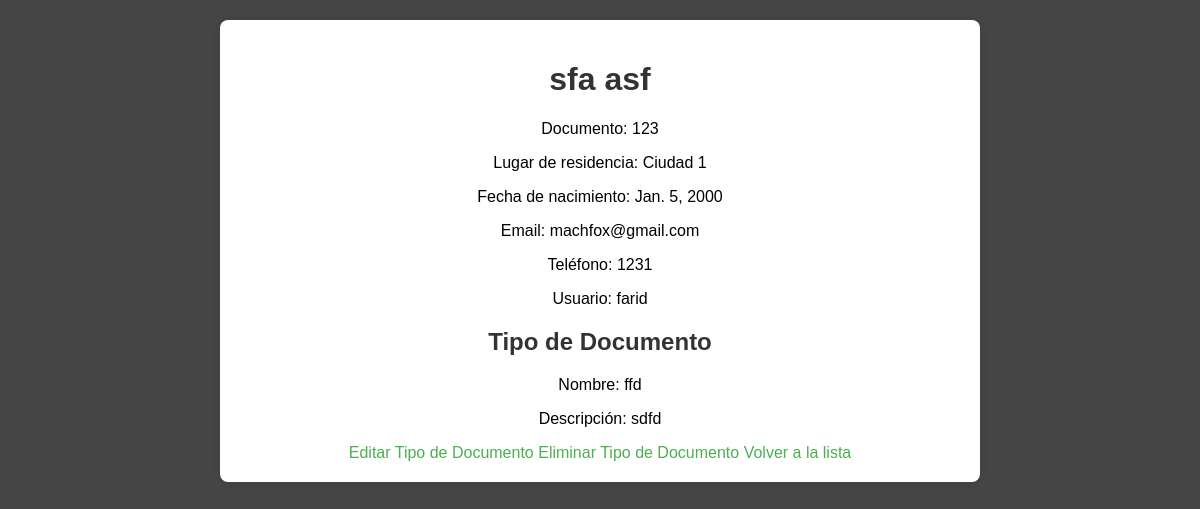
/main_app/persona/1/, run on an earlier commit of the app's database.
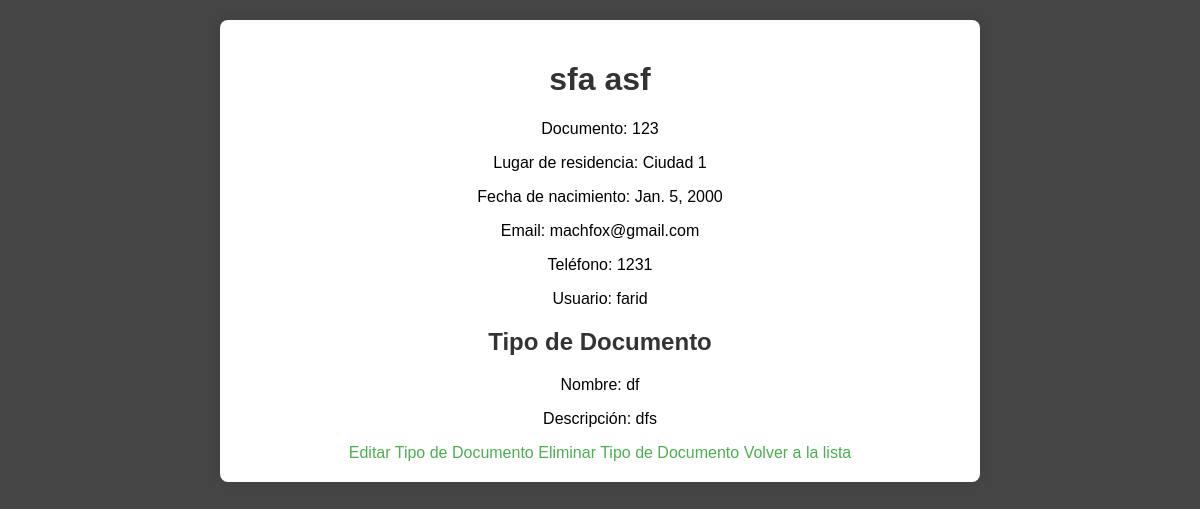
And on a later commit of the database.
### main_app/models.py (models this page shows, shortened)
class Persona(models.Model):
    nombres = models.CharField(max_length=100)
    apellidos = models.CharField(max_length=100)
    tipodocumento = models.ForeignKey(Tipodocumento, on_delete=models.CASCADE, null=True, blank=True)
    documento = models.CharField(max_length=20)
    lugarresidencia = models.ForeignKey(Ciudad, on_delete=models.CASCADE)
    fechanacimiento = models.DateField()
    email = models.EmailField()
    telefono = models.CharField(max_length=15)
    usuario = models.CharField(max_length=50)
    password = models.CharField(max_length=50)

class Ciudad(models.Model):
    nombre = models.CharField(max_length=100)
    descripcion = models.TextField()

class Tipodocumento(models.Model):
    nombre = models.CharField(max_length=100)
    descripcion = models.TextField()

### main_app/views.py (the view)
# urls.py: path('persona/<int:pk>/', views.persona_detail, name='persona_detail'),
def persona_detail(request, pk):
    persona = get_object_or_404(Persona, pk=pk)
    return render(request, 'main_app/persona_detail.html', {'persona': persona})

### main_app/templates/main_app/persona_detail.html
{% load static %}
<link rel="stylesheet" type="text/css" href="{% static 'main_app/styles.css' %}">
<div class="container">
    <h1>{{ persona.nombres }} {{ persona.apellidos }}</h1>
    <p>Documento: {{ persona.documento }}</p>
    <p>Lugar de residencia: {{ persona.lugarresidencia.nombre }}</p>
    <p>Fecha de nacimiento: {{ persona.fechanacimiento }}</p>
    <p>Email: {{ persona.email }}</p>
    <p>Teléfono: {{ persona.telefono }}</p>
    <p>Usuario: {{ persona.usuario }}</p>
    {% if persona.tipodocumento %}
        <h2>Tipo de Documento</h2>
        <p>Nombre: {{ persona.tipodocumento.nombre }}</p>
        <p>Descripción: {{ persona.tipodocumento.descripcion }}</p>
        <a href="{% url 'tipodocumento_update' persona.pk %}">Editar Tipo de Documento</a>
        <a href="{% url 'tipodocumento_delete' persona.pk %}">Eliminar Tipo de Documento</a>
    {% else %}
        <a href="{% url 'tipodocumento_create' persona.pk %}">Añadir Tipo de Documento</a>
    {% endif %}
    <a href="{% url 'index' %}">Volver a la lista</a>
</div>

### main_app/static/main_app/styles.css (style rules this page uses)
h1, h2, h3 { color: #333; }
.container { width: 60%; margin: 0 auto; padding: 20px; background-color: #fff; box-shadow: 0 0 10px rgba(0, 0, 0, 0.1); border-radius: 8px; margin-top: 20px; }
a { color: #4CAF50; text-decoration: none; }

What changed in the data, as far as the page shows it:
changed Persona "sfa": tipodocumento.nombre "ffd" → "df"; tipodocumento.descripcion "sdfd" → "dfs"
